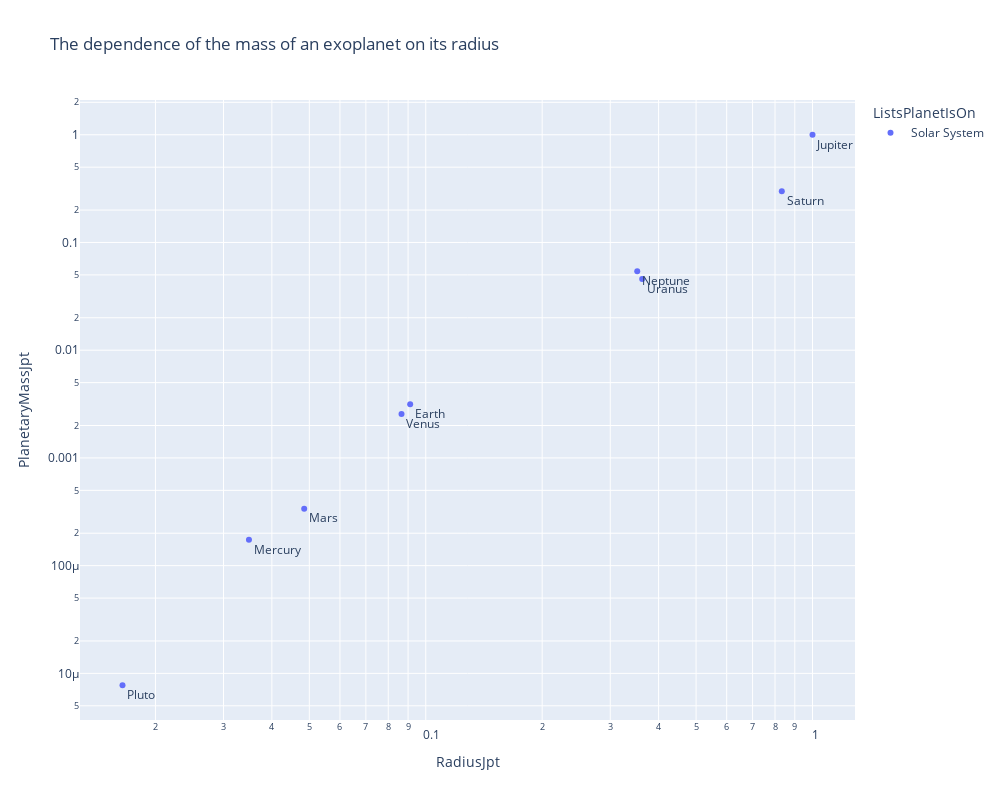

The notebook cell saved with this chart:
### Code cell
fig = px.scatter(
    exo_data[exo_data['ListsPlanetIsOn'] == 'Solar System'],
    x = 'RadiusJpt',
    y = 'PlanetaryMassJpt',
    height=800,
    width=1000,
    text = 'PlanetIdentifier',
    log_x=True,
    log_y=True,
    title='The dependence of the mass of an exoplanet on its radius (Solar system)',
    labels={'x':'Mass', 'y':'Radius'}
)
fig.update_traces(textposition="bottom right")
fig.show()

### Figure 1 — Plotly figure (JSON) as saved in the notebook; plotly's stock layout.template omitted (floating-point values rounded to 4 significant figures)
{"data": [{"hovertemplate": "ListsPlanetIsOn=Solar System<br>RadiusJpt=%{x}<br>PlanetaryMassJpt=%{y}<br>PlanetIdentifier=%{text}<extra></extra>", "legendgroup": "Solar System", "marker": {"color": "#636efa", "symbol": "circle"}, "mode": "markers+text", "name": "Solar System", "orientation": "v", "showlegend": true, "text": ["Mercury", "Venus", "Earth", "Mars", "Jupiter", "Saturn", "Uranus", "Neptune", "Pluto"], "textposition": "bottom right", "type": "scatter", "x": [0.0349, 0.08656, 0.09113, 0.04849, 1, 0.8329, 0.3628, 0.3522, 0.01644], "xaxis": "x", "y": [0.0001739, 0.002564, 0.003146, 0.000338, 1, 0.299, 0.0457, 0.05395, 7.758e-06], "yaxis": "y"}], "layout": {"height": 800, "legend": {"title": {"text": "ListsPlanetIsOn"}, "tracegroupgap": 0}, "title": {"text": "The dependence of the mass of an exoplanet on its radius"}, "width": 1000, "xaxis": {"anchor": "y", "domain": [0, 1], "title": {"text": "RadiusJpt"}, "type": "log"}, "yaxis": {"anchor": "x", "domain": [0, 1], "title": {"text": "PlanetaryMassJpt"}, "type": "log"}}}
